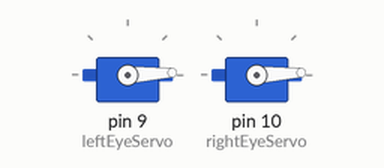
Recording of a sketch running on a simulated Arduino Uno, built with avr-gcc and run on an emulated ATmega328P. Shown: 2 × servo.

Above: at 0.05 s.
At 0.9 s:
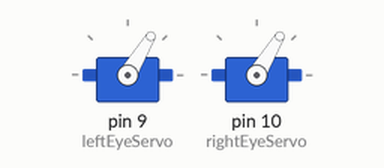
At 1.75 s:
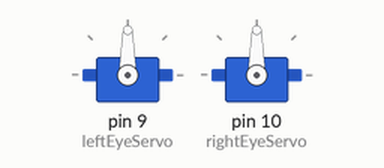
At 3.5 s:
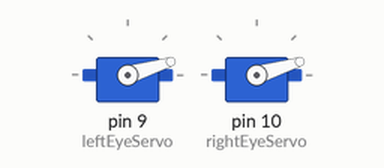
Timing chart, 0 to 6.2 s (numbered marks = the images above):
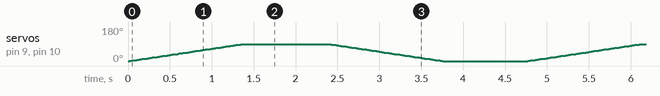

The sketch:

eye-standard.ino
```cpp
#include <Servo.h>

Servo leftEyeServo;  // Create a servo object for the left eye
Servo rightEyeServo; // Create a servo object for the right eye

// This is the setup function that runs once when the Arduino is powered or reset
void setup() {
  leftEyeServo.attach(9);  // Attach the left eye servo to pin 9
  rightEyeServo.attach(10); // Attach the right eye servo to pin 10
}

// This is the loop function that runs continuously in a loop
void loop() {
  moveEyesLeftToRight();    // Move eyes left to right
  delay(1000);              // Pause for a second
  moveEyesRightToLeft();    // Move eyes right to left
  delay(1000);              // Pause for a second
}

// Function to move eyes from left to right (0 to 90 degrees)
void moveEyesLeftToRight() {
  for (int pos = 0; pos <= 90; pos += 1) {
    leftEyeServo.write(pos);   // Move the left eye servo
    rightEyeServo.write(pos);  // Move the right eye servo
    delay(15);                 // Small delay for smooth motion
  }
}

// Function to move eyes from right to left (90 to 0 degrees)
void moveEyesRightToLeft() {
  for (int pos = 90; pos >= 0; pos -= 1) {
    leftEyeServo.write(pos);   // Move the left eye servo
    rightEyeServo.write(pos);  // Move the right eye servo
    delay(15);                 // Small delay for smooth motion
  }
}
```
